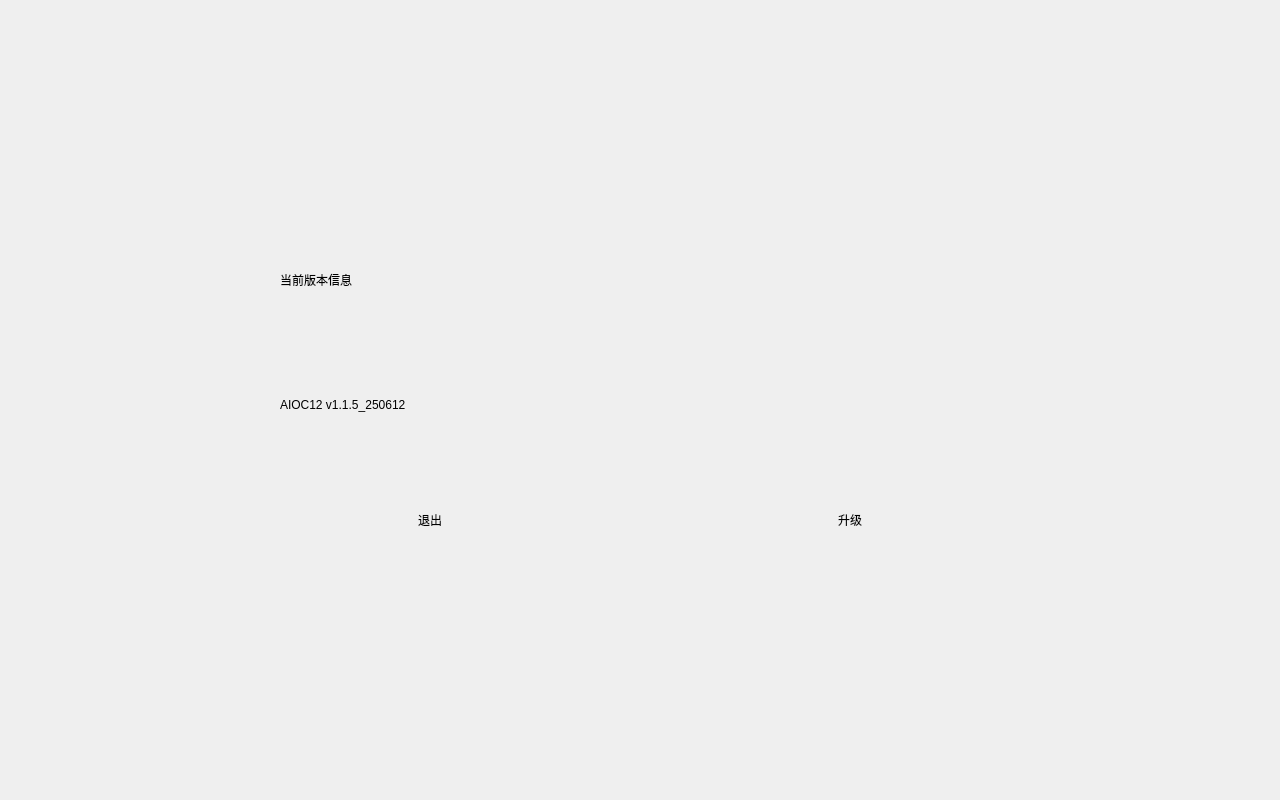
<?xml version="1.0" encoding="UTF-8"?>
<ui version="4.0">
 <class>version_number</class>
 <widget class="QWidget" name="version_number">
  <property name="geometry">
   <rect>
    <x>0</x>
    <y>0</y>
    <width>1280</width>
    <height>800</height>
   </rect>
  </property>
  <property name="windowTitle">
   <string>Form</string>
  </property>
  <widget class="QLabel" name="label_num">
   <property name="geometry">
    <rect>
     <x>280</x>
     <y>380</y>
     <width>720</width>
     <height>50</height>
    </rect>
   </property>
   <property name="text">
    <string>AIOC12 v1.1.5_250612</string>
   </property>
  </widget>
  <widget class="Label_version_return" name="label_return">
   <property name="geometry">
    <rect>
     <x>380</x>
     <y>490</y>
     <width>100</width>
     <height>60</height>
    </rect>
   </property>
   <property name="text">
    <string>退出</string>
   </property>
   <property name="alignment">
    <set>Qt::AlignCenter</set>
   </property>
  </widget>
  <widget class="QLabel" name="label_backdrop">
   <property name="geometry">
    <rect>
     <x>280</x>
     <y>220</y>
     <width>720</width>
     <height>360</height>
    </rect>
   </property>
   <property name="styleSheet">
    <string notr="true">background-color: transparent;
border-image: url(:/tu/ALL-IN-ONE ICON/BKG_long.png);
color: rgb(255, 255, 255);</string>
   </property>
   <property name="text">
    <string/>
   </property>
  </widget>
  <widget class="QLabel" name="label">
   <property name="geometry">
    <rect>
     <x>0</x>
     <y>0</y>
     <width>1280</width>
     <height>800</height>
    </rect>
   </property>
   <property name="text">
    <string/>
   </property>
  </widget>
  <widget class="QLabel" name="label_version">
   <property name="geometry">
    <rect>
     <x>280</x>
     <y>260</y>
     <width>720</width>
     <height>40</height>
    </rect>
   </property>
   <property name="text">
    <string>当前版本信息</string>
   </property>
  </widget>
  <widget class="Label_version_update" name="label_update">
   <property name="geometry">
    <rect>
     <x>800</x>
     <y>490</y>
     <width>100</width>
     <height>60</height>
    </rect>
   </property>
   <property name="text">
    <string>升级</string>
   </property>
   <property name="alignment">
    <set>Qt::AlignCenter</set>
   </property>
  </widget>
  <zorder>label</zorder>
  <zorder>label_backdrop</zorder>
  <zorder>label_num</zorder>
  <zorder>label_return</zorder>
  <zorder>label_version</zorder>
  <zorder>label_update</zorder>
 </widget>
 <customwidgets>
  <customwidget>
   <class>Label_version_return</class>
   <extends>QLabel</extends>
   <header>version_number.h</header>
  </customwidget>
  <customwidget>
   <class>Label_version_update</class>
   <extends>QLabel</extends>
   <header>version_number.h</header>
  </customwidget>
 </customwidgets>
 <resources/>
 <connections/>
</ui>
